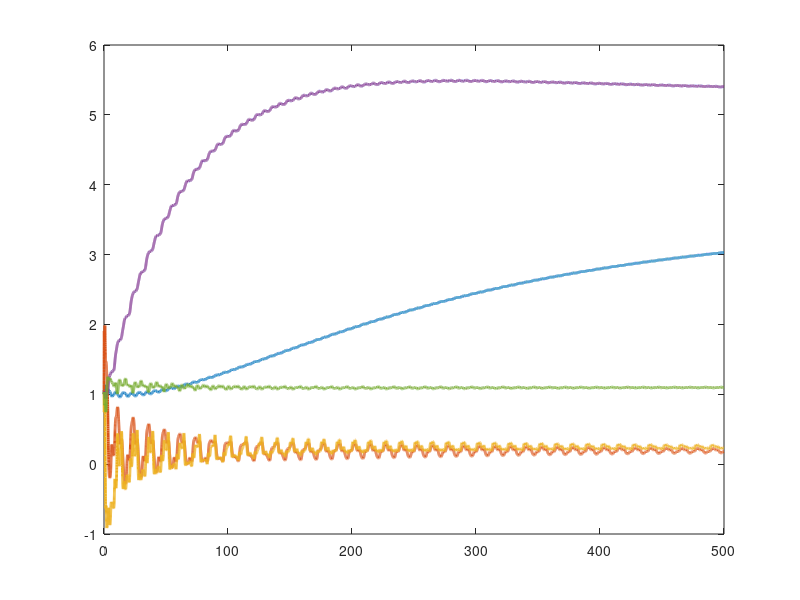

Source code (MATLAB): (Note: this script raises an error after producing the figure.)
function compare
close all
%Set up parameters for sim
p1       = 3.473;
p2       = 0.196;
p3       = 0.242;
f1       = 5.3;
f2       = 1.1;

% Stacked parameter vector
theta    = [p1;p2;p3;f1;f2];

% Simulation final time
tf   = 500;

% Initial condition vector (X0 must be same size and "form" as X and XDot below)
% (i.e., in this sim, X0 = [e0;r0;thetahat0])
X0   = [4;10;3;2;1;1;1;1;1];

% define uf and Ydf initial value
uf   = [2;2];
Ydf =  [1;1;1;1;1;1;1;1;1;1];


X1   = [X0;uf;Ydf];

P0 = eye([5,5]);
P0 = reshape(P0,[25,1]);
X2   = [X1;P0];

% Options for integration function
opts = odeset('RelTol',1e-3,'AbsTol',1e-3);

% Integrate (you can send the paramters theta to the dynamics as seen below)
[t,STATES0] = ode45(@(t,X) tradynamics(t,X,theta),[0 tf],X0,opts);
thetaHat0 = STATES0(:,5:9)';
r  = STATES0(:,3:4)';
figure(1)
plot(t,thetaHat0,'LineWidth',2)
hold on

[t1,STATES1] = ode45(@(t1,X) compositedynamics2(t1,X,theta),[0 tf],X1,opts);
thetaHat1 = STATES1(:,5:9)';
r1  = STATES1(:,3:4)';
ax = gca;
ax.ColorOrderIndex = 1;
plot(t1,thetaHat1,':','LineWidth',2)
hold on

ax = gca;
ax.ColorOrderIndex = 1;
plot(t1,repmat(theta,1,length(t1)),'-','LineWidth',2)
hold on

[t2,STATES2] = ode45(@(t2,X) leastsquaredynamics2(t2,X,theta),[0 tf],X2,opts);
thetaHat2 = STATES2(:,5:9)';
r2  = STATES2(:,3:4)';
ax = gca;
ax.ColorOrderIndex = 1;
plot(t2,thetaHat2,'-.','LineWidth',2)
hold off

figure(2)
plot(t,r(1,:),'r','LineWidth',2)
hold on
plot(t1,r1(1,:),'g','LineWidth',2)
hold on
plot(t2,r2(1,:),'b','LineWidth',2)
hold on




function [XDot] = tradynamics(t,X,theta)

% Parse parameter vector
p1 = theta(1);
p2 = theta(2);
p3 = theta(3);
f1 = theta(4);
f2 = theta(5);

% Select gains for controller
K        = 5; %Enter a number
a        = 1.5; %Enter a number

% Desired trajectory and needed derivatives
qd       = [cos(0.5*t);2*cos(t)];
qdDot    = [-0.5*sin(0.5*t); -2*sin(t)];   %Enter the expression
qdDotDot = [-0.25*cos(0.5*t); -2*cos(t)];  %Enter the expression 

% Parse current states (X is the same size and "form" as X0)
% (i.e., in this sim, X = [e;r;thetahat])
e        = [X(1);X(2)];
r        = [X(3);X(4)];
thetaHat = [X(5);X(6);X(7);X(8);X(9)];

% Compute current x and xDot for convenience
q        = e + qd;
qDot     = r - a*e + qdDot;

% Compute cos(x2) and sin(x2) for convenience
c2       = cos(q(2));
s2       = sin(q(2));

% Compute current matrices for the dynamics
M        = [p1 + 2*p3*c2 p2 + p3*c2;p2 + p3*c2 p2];
Vm       = [-p3*s2*qDot(2) -p3*s2*(qDot(1) + qDot(2));p3*s2*qDot(1) 0];
fd       = [f1 0;0 f2];

% Compute current regression matrix
cd2       = cos(qd(2));
sd2       = sin(qd(2));
yd11      = qdDotDot(1); %Enter the expression
yd12      = qdDotDot(2); %Enter the expression
yd13      = 2*cd2*qdDotDot(1)+cd2*qdDotDot(2)-sd2*qdDot(2)*qdDot(1)-sd2*(qdDot(1)+qdDot(2))*qdDot(2); %Enter the expression
yd14      = qdDot(1); %Enter the expression
yd15      = 0; %Enter the expression
yd21      = 0; %Enter the expression
yd22      = qdDotDot(1)+qdDotDot(2); %Enter the expression
yd23      = cd2*qdDotDot(1)+sd2*qdDot(1)*qdDot(1); %Enter the expression
yd24      = 0; %Enter the expression
yd25      = qdDot(2); %Enter the expression
Yd       = [yd11 yd12 yd13 yd14 yd15;yd21 yd22 yd23 yd24 yd25];

% u        = -K*r + M*qdDotDot + Vm*qDot + fd*qDot; %Enter the expression
% u        = -K*r - e
u        = -K*r - e + Yd*thetaHat;


% Compute current closed-loop dynamics
eDot        = r - a*e;
rDot        = a*eDot + M\(-Vm*qDot-fd*qDot+u) - qdDotDot; %Enter the expression
gamma = eye([5,5]);
thetaHatDot = -gamma*Yd.'*r; %Enter the expression

% Stacked dynamics vector (XDot is the same size and "form" as X)
XDot        = [eDot;rDot;thetaHatDot];

function [XDot] = compositedynamics2(t,X,theta)

% Parse parameter vector
p1 = theta(1);
p2 = theta(2);
p3 = theta(3);
f1 = theta(4);
f2 = theta(5);

% Select gains for controller
K        = 5; % Enter a number
a        = 1.5; % Enter a number
Beta     = 1;  % Torque filter gain, define it by yourself
gamma = eye([5,5]);   


% Desired trajectory and needed derivatives
qd       = [cos(0.5*t);2*cos(t)];
qdDot    = [-0.5*sin(0.5*t); -2*sin(t)];   %Enter the expression
qdDotDot = [-0.25*cos(0.5*t); -2*cos(t)];  %Enter the expression 

% Parse current states (X is the same size and "form" as X0)
% (i.e., in this sim, X = [e;r;thetahat])
e        = [X(1);X(2)];
r        = [X(3);X(4)];
thetaHat = [X(5);X(6);X(7);X(8);X(9)];
uf       = [X(10);X(11)];
Ydf      = [X(12),X(13),X(14),X(15),X(16);X(17),X(18),X(19),X(20),X(21)];



% Compute current x and xDot for convenience
q        = e + qd;
qDot     = r - a*e + qdDot;

% Compute cos(x2) and sin(x2) for convenience
c2       = cos(q(2));
s2       = sin(q(2));

% Compute current matrices for the dynamics
M        = [p1 + 2*p3*c2 p2 + p3*c2;p2 + p3*c2 p2];
Vm       = [-p3*s2*qDot(2) -p3*s2*(qDot(1) + qDot(2));p3*s2*qDot(1) 0];
fd       = [f1 0;0 f2];

% Compute current regression matrix
cd2       = cos(qd(2));
sd2       = sin(qd(2));
yd11      = qdDotDot(1); %Enter the expression
yd12      = qdDotDot(2); %Enter the expression
yd13      = 2*cd2*qdDotDot(1)+cd2*qdDotDot(2)-sd2*qdDot(2)*qdDot(1)-sd2*(qdDot(1)+qdDot(2))*qdDot(2); %Enter the expression
yd14      = qdDot(1); %Enter the expression
yd15      = 0; %Enter the expression
yd21      = 0; %Enter the expression
yd22      = qdDotDot(1)+qdDotDot(2); %Enter the expression
yd23      = cd2*qdDotDot(1)+sd2*qdDot(1)*qdDot(1); %Enter the expression
yd24      = 0; %Enter the expression
yd25      = qdDot(2); %Enter the expression
Yd       = [yd11 yd12 yd13 yd14 yd15;yd21 yd22 yd23 yd24 yd25];

% Design controller

% u        = -K*r + M*qdDotDot + Vm*qDot + fd*qDot; %Enter the expression
% u        = -K*r - e
u        = -K*r + Yd*thetaHat;
eDot        = r - a*e;
rDot        = a*eDot + M\(-Vm*qDot-fd*qDot+u) - qdDotDot; %Enter the expression

miu = uf - Ydf*thetaHat;
thetaHatDot = -gamma*Yd.'*r + gamma*Ydf.'*miu; %Enter the expression
uf_dot      =  Beta*u - Beta*uf;
Ydf_dot = Beta*Yd -Beta*Ydf;
Ydf_dot = reshape(Ydf_dot',[10,1]);
% Stacked dynamics vector (XDot is the same size and "form" as X)
XDot        = [eDot;rDot;thetaHatDot;uf_dot;Ydf_dot];

function [XDot] = leastsquaredynamics2(t,X,theta)

% Parse parameter vector
p1 = theta(1);
p2 = theta(2);
p3 = theta(3);
f1 = theta(4);
f2 = theta(5);

% Select gains for controller
K        = 5; % Enter a number
a        = 1.5; % Enter a number
Beta     = 1;  % Torque filter gain, define it by yourself


% Desired trajectory and needed derivatives
qd       = [cos(0.5*t);2*cos(t)];
qdDot    = [-0.5*sin(0.5*t); -2*sin(t)];   %Enter the expression
qdDotDot = [-0.25*cos(0.5*t); -2*cos(t)];  %Enter the expression 

% Parse current states (X is the same size and "form" as X0)
% (i.e., in this sim, X = [e;r;thetahat])
e        = [X(1);X(2)];
r        = [X(3);X(4)];
thetaHat = [X(5);X(6);X(7);X(8);X(9)];
uf       = [X(10);X(11)];
Ydf      = [X(12),X(13),X(14),X(15),X(16);X(17),X(18),X(19),X(20),X(21)];
P        = X(22:end);
P        = reshape(P,[5,5]);

% Compute current x and xDot for convenience
q        = e + qd;
qDot     = r - a*e + qdDot;

% Compute cos(x2) and sin(x2) for convenience
c2       = cos(q(2));
s2       = sin(q(2));

% Compute current matrices for the dynamics
M        = [p1 + 2*p3*c2 p2 + p3*c2;p2 + p3*c2 p2];
Vm       = [-p3*s2*qDot(2) -p3*s2*(qDot(1) + qDot(2));p3*s2*qDot(1) 0];
fd       = [f1 0;0 f2];

% Compute current regression matrix
cd2       = cos(qd(2));
sd2       = sin(qd(2));
yd11      = qdDotDot(1); %Enter the expression
yd12      = qdDotDot(2); %Enter the expression
yd13      = 2*cd2*qdDotDot(1)+cd2*qdDotDot(2)-sd2*qdDot(2)*qdDot(1)-sd2*(qdDot(1)+qdDot(2))*qdDot(2); %Enter the expression
yd14      = qdDot(1); %Enter the expression
yd15      = 0; %Enter the expression
yd21      = 0; %Enter the expression
yd22      = qdDotDot(1)+qdDotDot(2); %Enter the expression
yd23      = cd2*qdDotDot(1)+sd2*qdDot(1)*qdDot(1); %Enter the expression
yd24      = 0; %Enter the expression
yd25      = qdDot(2); %Enter the expression
Yd       = [yd11 yd12 yd13 yd14 yd15;yd21 yd22 yd23 yd24 yd25];

% Design controller

% u        = -K*r + M*qdDotDot + Vm*qDot + fd*qDot; %Enter the expression
% u        = -K*r - e
u           = -K*r + Yd*thetaHat;
eDot        = r - a*e;
rDot        = a*eDot + M\(-Vm*qDot-fd*qDot+u) - qdDotDot; %Enter the expression

miu = uf - Ydf*thetaHat;
thetaHatDot = -P*Yd.'*r + P*Ydf.'*miu; %Enter the expression
uf_dot      =  Beta*u - Beta*uf;

Ydf_dot = Beta*Yd -Beta*Ydf;
Ydf_dot = reshape(Ydf_dot',[10,1]);

Pdot = -P*(Ydf.')*Ydf*P;
Pdot = reshape(Pdot,[25,1]);
% Stacked dynamics vector (XDot is the same size and "form" as X)
XDot        = [eDot;rDot;thetaHatDot;uf_dot;Ydf_dot;Pdot];

